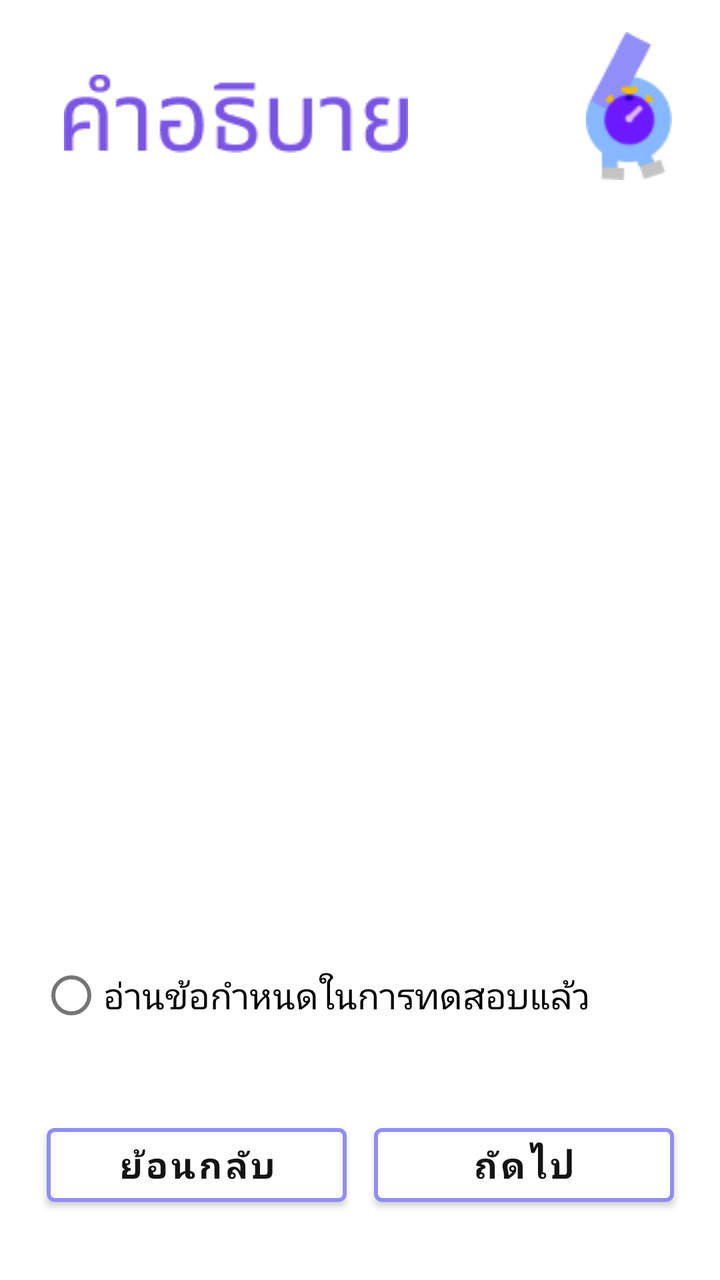
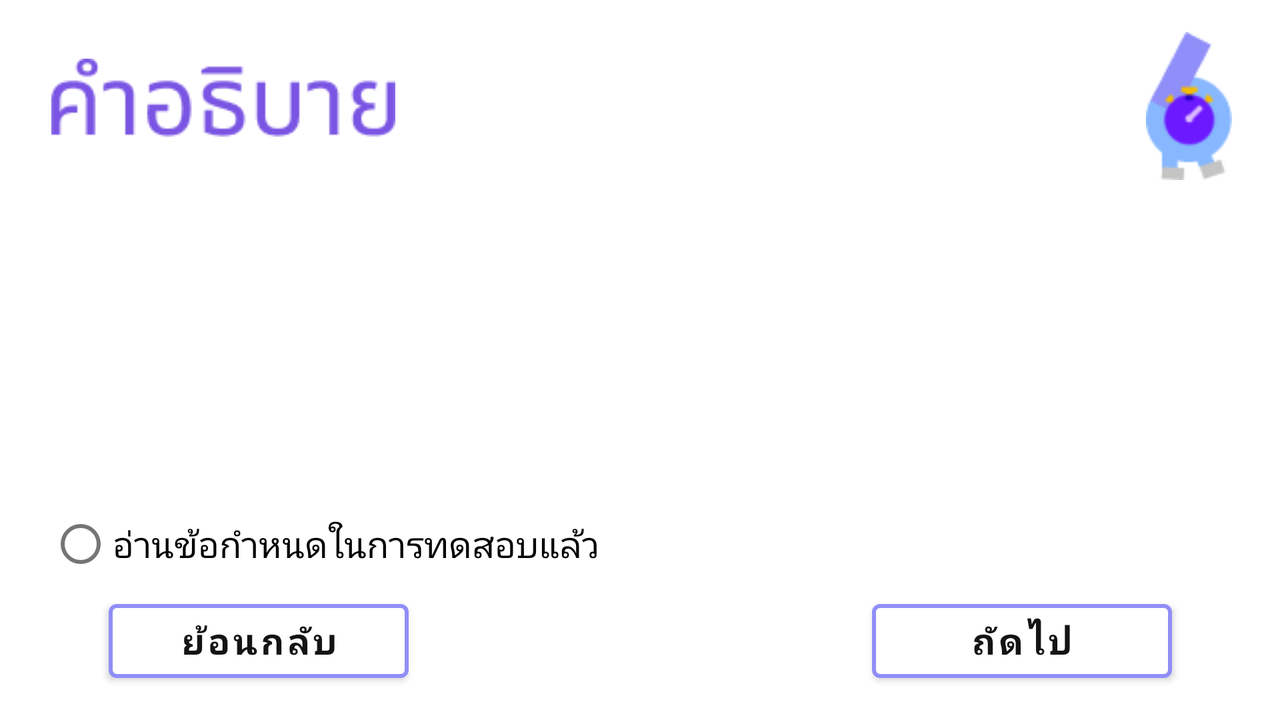

Two renders of one Android screen. The first uses the default layout on a phone; the second uses the alternative layout the repository ships for a different screen configuration, on a matching device. The two XML files are below.
<!-- AndroidManifest.xml: application theme Theme.WalkFromHome -->
<!-- res/layout/activity_how_to_do_6mwt_page.xml -->
<?xml version="1.0" encoding="utf-8"?>
<androidx.constraintlayout.widget.ConstraintLayout xmlns:android="http://schemas.android.com/apk/res/android"
    xmlns:app="http://schemas.android.com/apk/res-auto"
    xmlns:tools="http://schemas.android.com/tools"
    android:layout_width="match_parent"
    android:layout_height="match_parent"
    tools:context=".how_to_do_6mwt_page"
    android:background="@android:color/white">

    <Button
        android:id="@+id/next_button_how_to_page"
        android:layout_width="150dp"
        android:layout_height="49dp"
        android:backgroundTint="#FFFF"
        android:fontFamily="@font/poppins"
        android:text="ถัดไป"
        android:textColor="#151414"
        android:textSize="18sp"
        android:textStyle="bold"
        app:layout_constraintEnd_toEndOf="parent"
        app:layout_constraintHorizontal_bias="0.89"
        app:layout_constraintStart_toStartOf="parent"
        app:layout_constraintTop_toTopOf="@+id/back_button_how_to_page"
        app:strokeColor="#908EF8"
        app:strokeWidth="2dp" />

    <Button
        android:id="@+id/back_button_how_to_page"
        android:layout_width="150dp"
        android:layout_height="49dp"
        android:layout_marginTop="28dp"
        android:backgroundTint="#FFFF"
        android:fontFamily="@font/poppins"
        android:text="ย้อนกลับ"
        android:textColor="#151414"
        android:textSize="18sp"
        android:textStyle="bold"
        app:layout_constraintBottom_toBottomOf="parent"
        app:layout_constraintEnd_toEndOf="parent"
        app:layout_constraintHorizontal_bias="0.111"
        app:layout_constraintStart_toStartOf="parent"
        app:layout_constraintTop_toBottomOf="@+id/radioButton"
        app:layout_constraintVertical_bias="0.19999999"
        app:strokeColor="#908EF8"
        app:strokeWidth="2dp" />

    <ImageView
        android:id="@+id/how_to_logo"
        android:layout_width="wrap_content"
        android:layout_height="wrap_content"
        android:layout_marginTop="16dp"
        android:layout_marginEnd="24dp"
        app:layout_constraintEnd_toEndOf="parent"
        app:layout_constraintTop_toTopOf="parent"
        app:srcCompat="@drawable/third_page_logo"
        tools:ignore="ImageContrastCheck"
        tools:srcCompat="@drawable/third_page_logo" />


    <ImageView
        android:id="@+id/eighth_page_text"
        android:layout_width="wrap_content"
        android:layout_height="wrap_content"
        app:layout_constraintBottom_toBottomOf="parent"
        app:layout_constraintEnd_toEndOf="parent"
        app:layout_constraintHorizontal_bias="0.171"
        app:layout_constraintStart_toStartOf="parent"
        app:layout_constraintTop_toTopOf="parent"
        app:layout_constraintVertical_bias="0.062"
        app:srcCompat="@drawable/eighth_page_text" />

    <ScrollView
        android:layout_width="match_parent"
        android:layout_height="0dp"
        android:layout_marginTop="50dp"
        android:layout_marginBottom="32dp"
        app:layout_constraintBottom_toTopOf="@+id/radioButton"
        app:layout_constraintEnd_toEndOf="parent"
        app:layout_constraintHorizontal_bias="0.0"
        app:layout_constraintStart_toStartOf="parent"
        app:layout_constraintTop_toBottomOf="@+id/eighth_page_text">


        <TextView
            android:id="@+id/scroll_text"
            android:layout_width="match_parent"
            android:layout_height="wrap_content"
            android:layout_margin="2dp"
            android:fontFamily="@font/poppins"
            android:padding="5dp"
            android:textColor="@color/black"
            android:textSize="18sp" />


    </ScrollView>

    <RadioButton
        android:id="@+id/radioButton"
        android:layout_width="wrap_content"
        android:layout_height="wrap_content"
        android:text="อ่านข้อกำหนดในการทดสอบแล้ว"
        android:textColor="@color/black"
        android:textSize="18sp"
        app:layout_constraintBottom_toBottomOf="parent"
        app:layout_constraintEnd_toEndOf="parent"
        app:layout_constraintHorizontal_bias="0.231"
        app:layout_constraintStart_toStartOf="parent"
        app:layout_constraintTop_toTopOf="parent"
        app:layout_constraintVertical_bias="0.8" />
</androidx.constraintlayout.widget.ConstraintLayout>
<!-- resources referenced by this layout -->
<resources>
  <color name="black">#FF000000</color>
  <!-- drawable eighth_page_text: png bitmap (drawable, 2864 bytes) -->
  <!-- drawable third_page_logo: png bitmap (drawable, 2341 bytes) -->
  <style name="Theme.WalkFromHome" parent="Theme.MaterialComponents.DayNight.NoActionBar">
          
          <item name="colorPrimary">@color/purple_500</item>
          <item name="colorPrimaryVariant">@color/purple_700</item>
          <item name="colorOnPrimary">@color/white</item>
          
          <item name="colorSecondary">@color/teal_200</item>
          <item name="colorSecondaryVariant">@color/teal_700</item>
          <item name="colorOnSecondary">@color/black</item>
          
          <item name="android:statusBarColor" tools:targetApi="l">?attr/colorPrimaryVariant</item>
          
      </style>
  <color name="purple_500">#FF6200EE</color>
  <color name="purple_700">#FF3700B3</color>
  <color name="white">#FFFFFFFF</color>
  <color name="teal_200">#FF03DAC5</color>
  <color name="teal_700">#FF018786</color>
</resources>
<!-- res/layout-land/activity_how_to_do_6mwt_page.xml (the repository's variant of the layout above) -->
<!-- drawn on the phone turned sideways -->
<?xml version="1.0" encoding="utf-8"?>
<androidx.constraintlayout.widget.ConstraintLayout xmlns:android="http://schemas.android.com/apk/res/android"
    xmlns:app="http://schemas.android.com/apk/res-auto"
    xmlns:tools="http://schemas.android.com/tools"
    android:layout_width="match_parent"
    android:layout_height="match_parent"
    tools:context=".how_to_do_6mwt_page"
    android:background="@android:color/white">

    <Button
        android:id="@+id/next_button_how_to_page"
        android:layout_width="150dp"
        android:layout_height="49dp"
        android:backgroundTint="#FFFF"
        android:fontFamily="@font/poppins"
        android:text="ถัดไป"
        android:textColor="#151414"
        android:textSize="18sp"
        android:textStyle="bold"
        app:layout_constraintEnd_toEndOf="parent"
        app:layout_constraintHorizontal_bias="0.89"
        app:layout_constraintStart_toStartOf="parent"
        app:layout_constraintTop_toTopOf="@+id/back_button_how_to_page"
        app:strokeColor="#908EF8"
        app:strokeWidth="2dp" />

    <Button
        android:id="@+id/back_button_how_to_page"
        android:layout_width="150dp"
        android:layout_height="49dp"
        android:backgroundTint="#FFFF"
        android:fontFamily="@font/poppins"
        android:text="ย้อนกลับ"
        android:textColor="#151414"
        android:textSize="18sp"
        android:textStyle="bold"
        app:layout_constraintEnd_toEndOf="parent"
        app:layout_constraintHorizontal_bias="0.111"
        app:layout_constraintStart_toStartOf="parent"
        app:layout_constraintTop_toBottomOf="@+id/radioButton"
        app:strokeColor="#908EF8"
        app:strokeWidth="2dp" />

    <ImageView
        android:id="@+id/how_to_logo"
        android:layout_width="wrap_content"
        android:layout_height="wrap_content"
        android:layout_marginTop="16dp"
        android:layout_marginEnd="24dp"
        app:layout_constraintEnd_toEndOf="parent"
        app:layout_constraintTop_toTopOf="parent"
        app:srcCompat="@drawable/third_page_logo"
        tools:ignore="ImageContrastCheck"
        tools:srcCompat="@drawable/third_page_logo" />


    <ImageView
        android:id="@+id/eighth_page_text"
        android:layout_width="wrap_content"
        android:layout_height="wrap_content"
        app:layout_constraintBottom_toBottomOf="parent"
        app:layout_constraintEnd_toEndOf="parent"
        app:layout_constraintHorizontal_bias="0.055"
        app:layout_constraintStart_toStartOf="parent"
        app:layout_constraintTop_toTopOf="parent"
        app:layout_constraintVertical_bias="0.091"
        app:srcCompat="@drawable/eighth_page_text" />

    <ScrollView
        android:layout_width="match_parent"
        android:layout_height="0dp"
        android:layout_marginTop="16dp"
        android:layout_marginBottom="8dp"
        app:layout_constraintBottom_toTopOf="@+id/radioButton"
        app:layout_constraintEnd_toEndOf="parent"
        app:layout_constraintHorizontal_bias="0.0"
        app:layout_constraintStart_toStartOf="parent"
        app:layout_constraintTop_toBottomOf="@+id/eighth_page_text">


        <TextView
            android:id="@+id/scroll_text"
            android:layout_width="match_parent"
            android:layout_height="wrap_content"
            android:layout_margin="2dp"
            android:fontFamily="@font/poppins"
            android:padding="5dp"
            android:textColor="@color/black"
            android:textSize="18sp" />


    </ScrollView>

    <RadioButton
        android:id="@+id/radioButton"
        android:layout_width="wrap_content"
        android:layout_height="wrap_content"
        android:layout_marginBottom="64dp"
        android:text="อ่านข้อกำหนดในการทดสอบแล้ว"
        android:textColor="@color/black"
        android:textSize="18sp"
        app:layout_constraintBottom_toBottomOf="parent"
        app:layout_constraintEnd_toEndOf="parent"
        app:layout_constraintHorizontal_bias="0.067"
        app:layout_constraintStart_toStartOf="parent" />
</androidx.constraintlayout.widget.ConstraintLayout>
